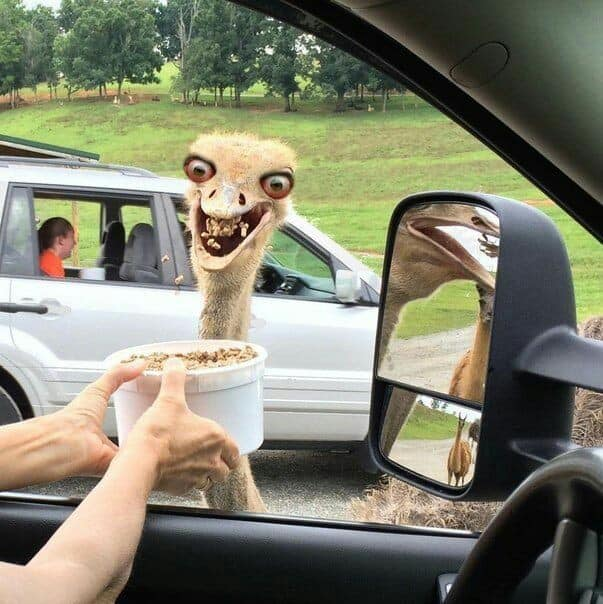
#> input picture Python/ex5/lena.jpg, 603 x 604 px, given in place of lena2.jpg, which was not available
$ python 1.py
#> lines starting #> are read from the running program, lines starting #| are printed output that depends on the picture; pictures that were not available may be replaced by others from this repository, and a replacement may not be noted
import cv2
import numpy as np
import matplotlib.pyplot as plt

tt = int(input("ความสว่าง: "))
#> the answer given: 3
img = cv2.imread('lena2.jpg',0)
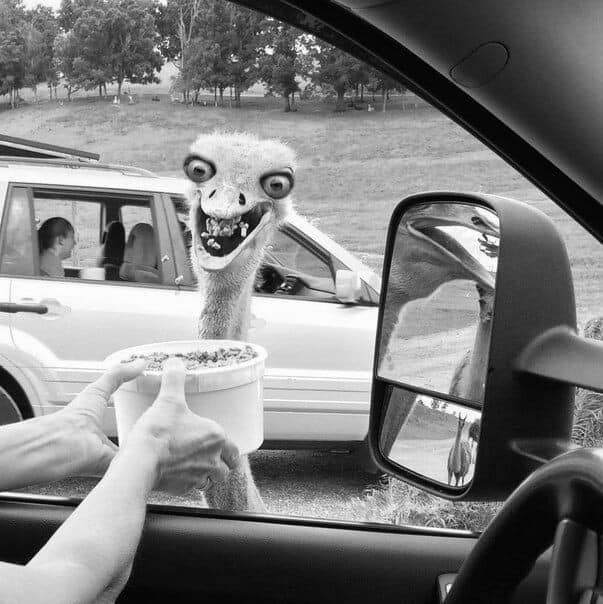
#> img: shape (604, 603); min 0, max 255, mean 126

plt.hist(img.ravel(), tt, (0, 256))
plt.show()
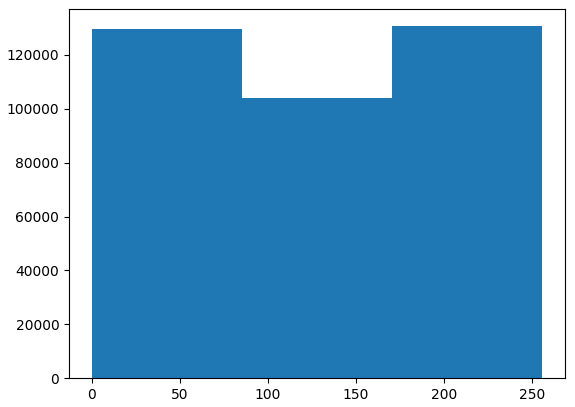
#> figure drawn by matplotlib, 1 panel; tallest bar 130674 high, from x = 170.7 to 256

$ run again, on Python/DG/A1.png
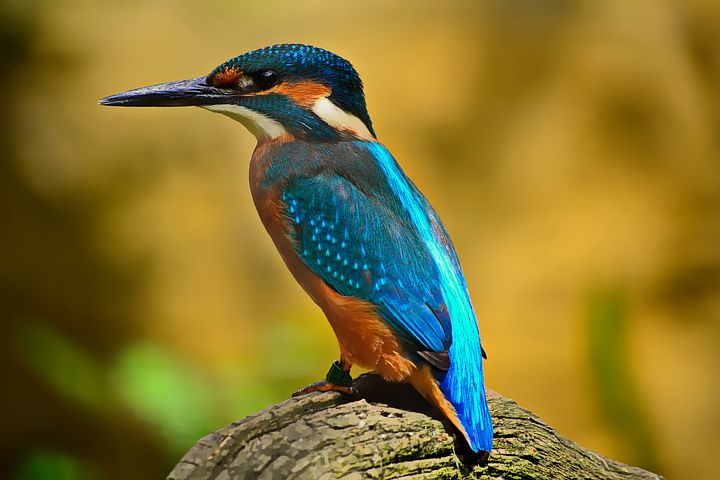
#> input picture Python/DG/A1.png, 720 x 480 px, given in place of lena2.jpg, which was not available
#> `img = cv2.imread('lena2.jpg',0)`:
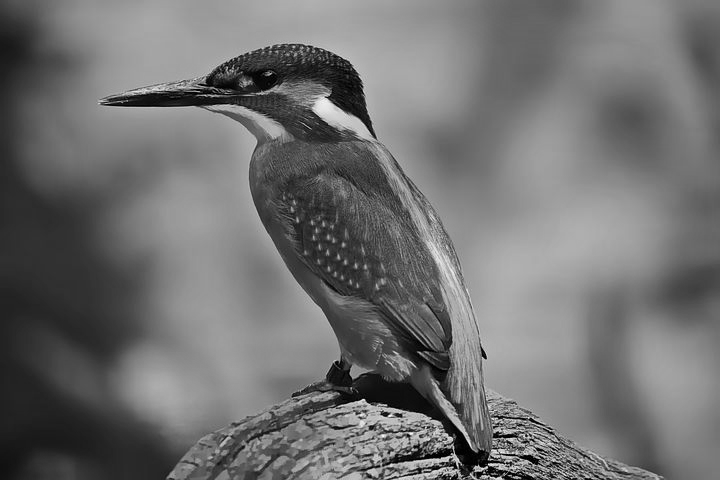
#> img: shape (480, 720); min 0, max 250, mean 112.6
#> `plt.show()`:
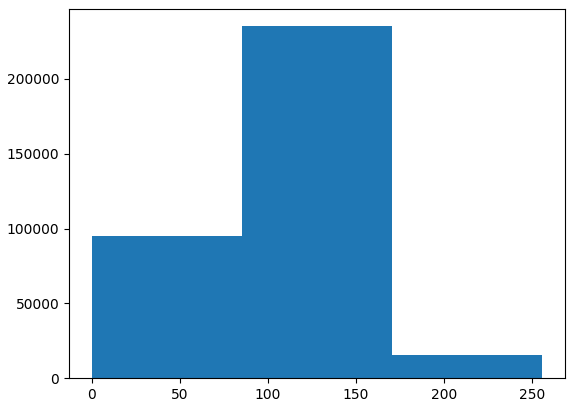
#> figure drawn by matplotlib, 1 panel; tallest bar 235179 high, from x = 85.33 to 170.7
